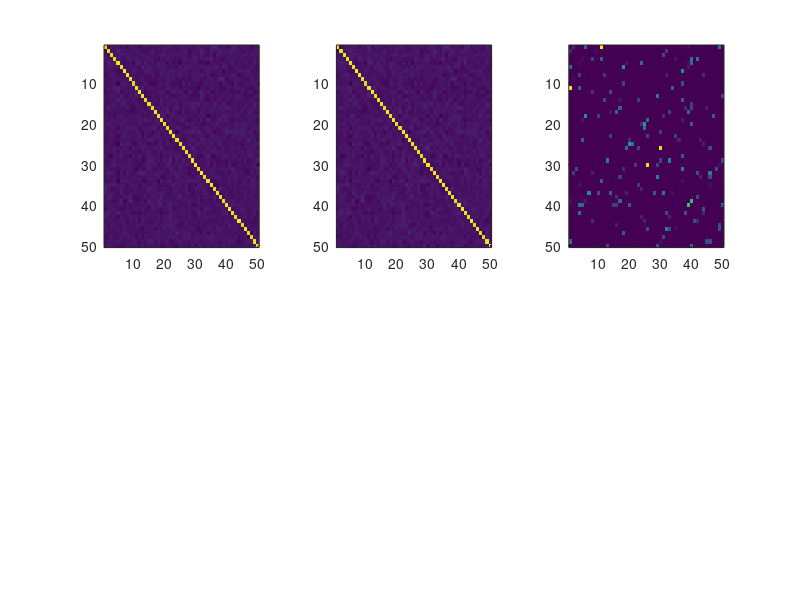

This figure's MATLAB source: (Note: this script raises an error after producing the figure.)
clc
clear
close all


d = 50;

Theta1 = randn(d,d)+ 50*eye(d);

Theta1 = max(Theta1,Theta1');
Sigma1 = inv(Theta1);

Mask = [rand(d,d)>0.95];

Mask = double(Mask);

Delta = randn(d,d);

Delta = Delta.*Mask;

Delta = max(Delta,Delta');

for i = 1:d
    Delta(i,i) = 0;
end

Theta2 = Theta1 + Delta;
Sigma2 = inv(Theta2);

subplot(2,3,1)
imagesc(Theta1)
hold on
subplot(2,3,2)
imagesc(Theta2)
subplot(2,3,3)
imagesc(Delta)

%generate data
n = 200;
mu = zeros(d,1);
X1 = mvnrnd(mu,Sigma1,n);
hSigma1 = cov(X1);
norm(hSigma1-Sigma1)

X2 = mvnrnd(mu,Sigma2,n);

hSigma2 = cov(X2);
norm(hSigma2-Sigma2)
%add by dc
addpath('FANTOM5/Scripts/differential graph/differential graph')
lambda = 0.004;
[hDelta] = differential_graph(hSigma1,hSigma2,lambda);

norm(hDelta-Delta)

subplot(2,3,6)
imagesc(hDelta)
